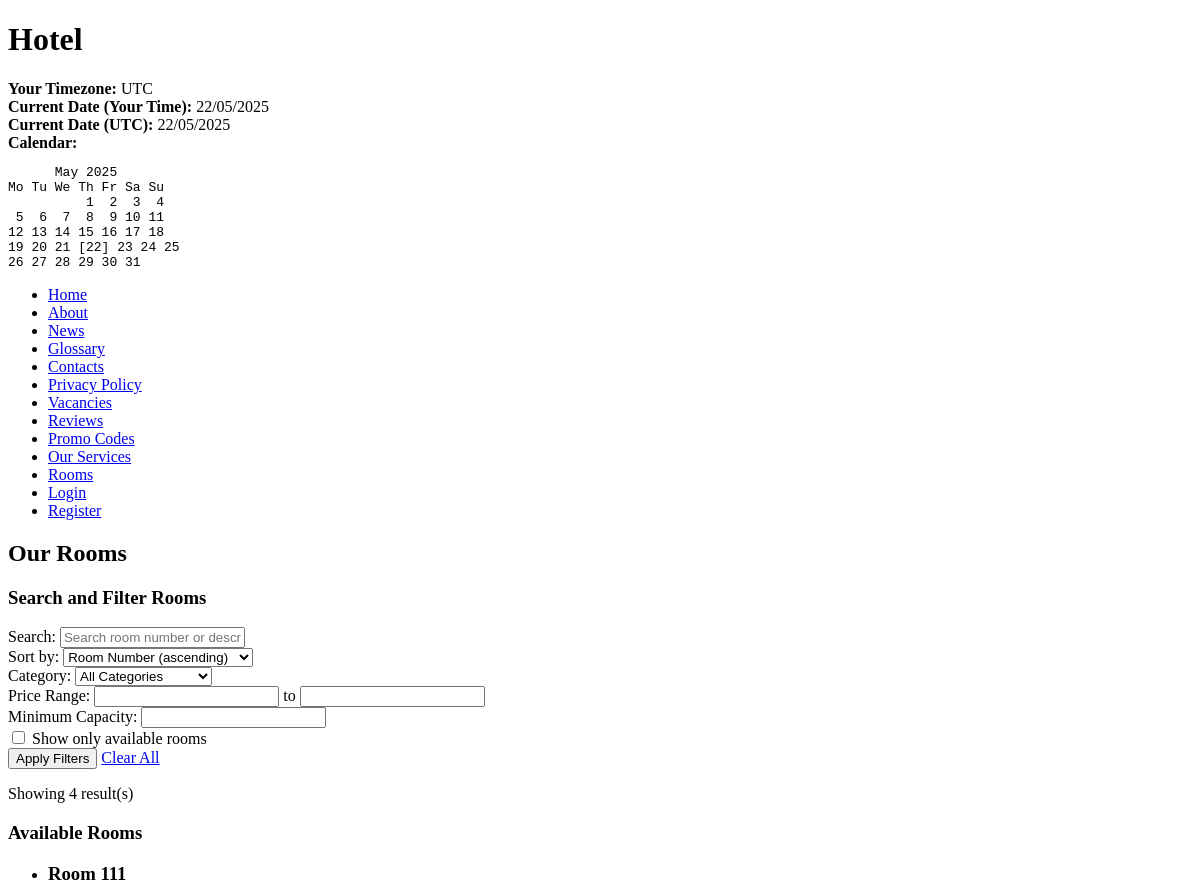
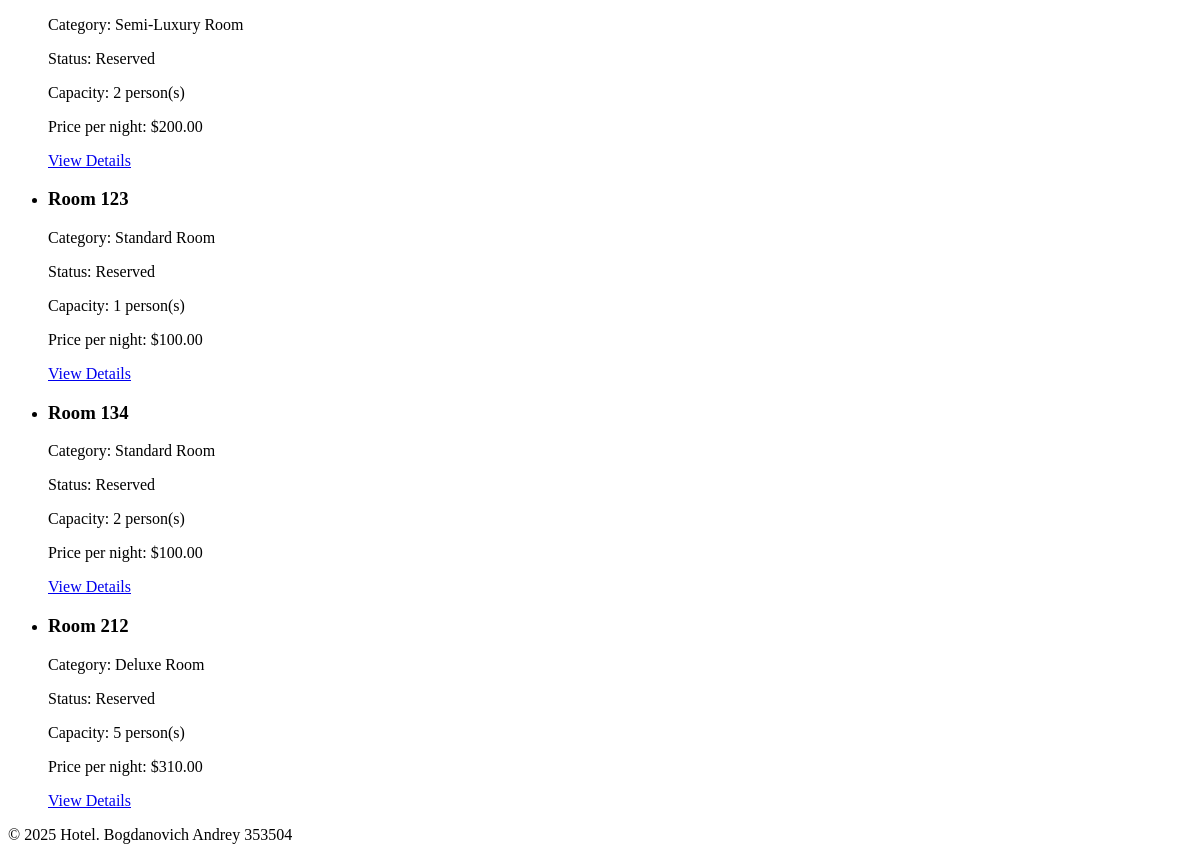
The app's page /rooms/, older data (2 pictures, top to bottom).
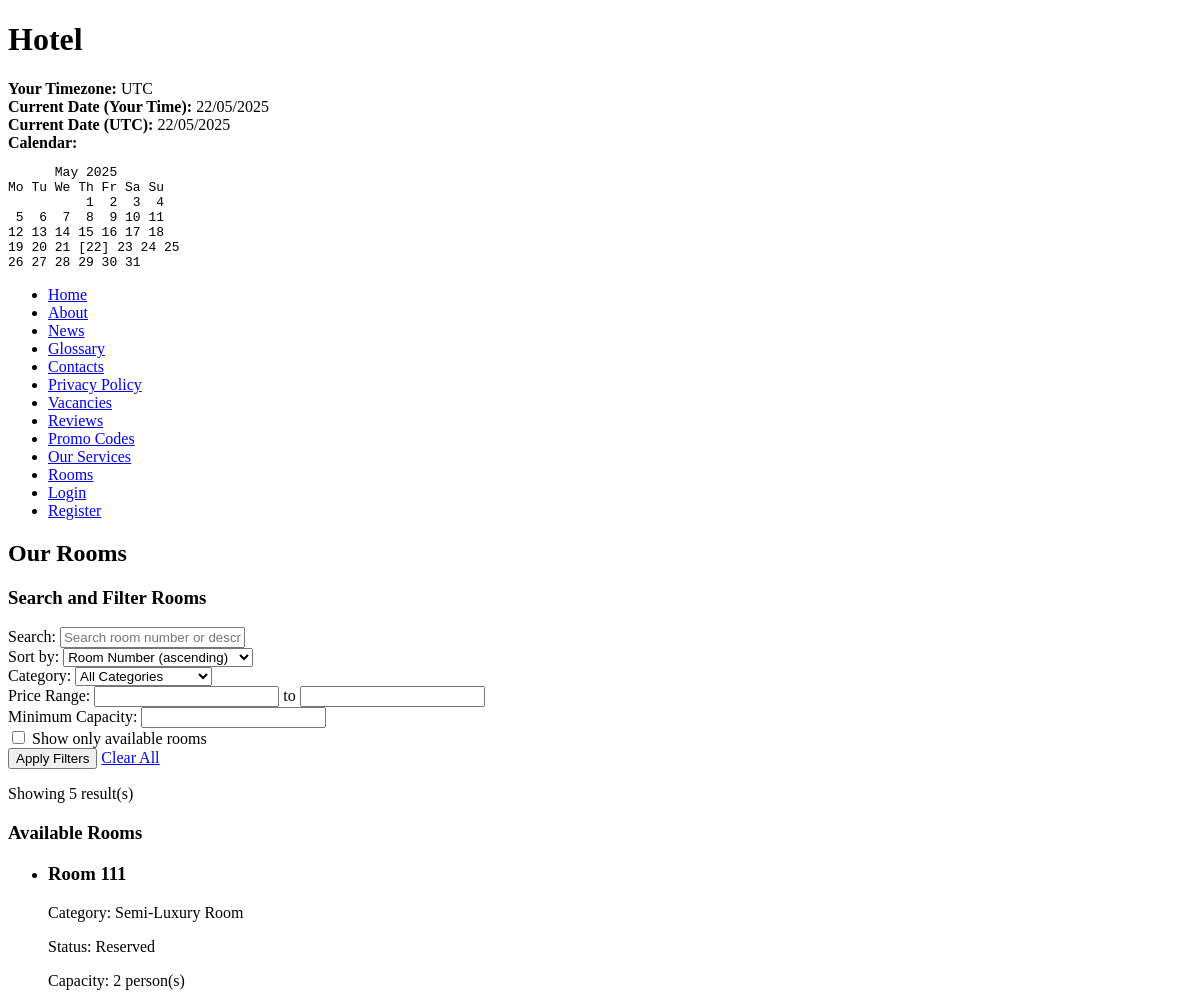
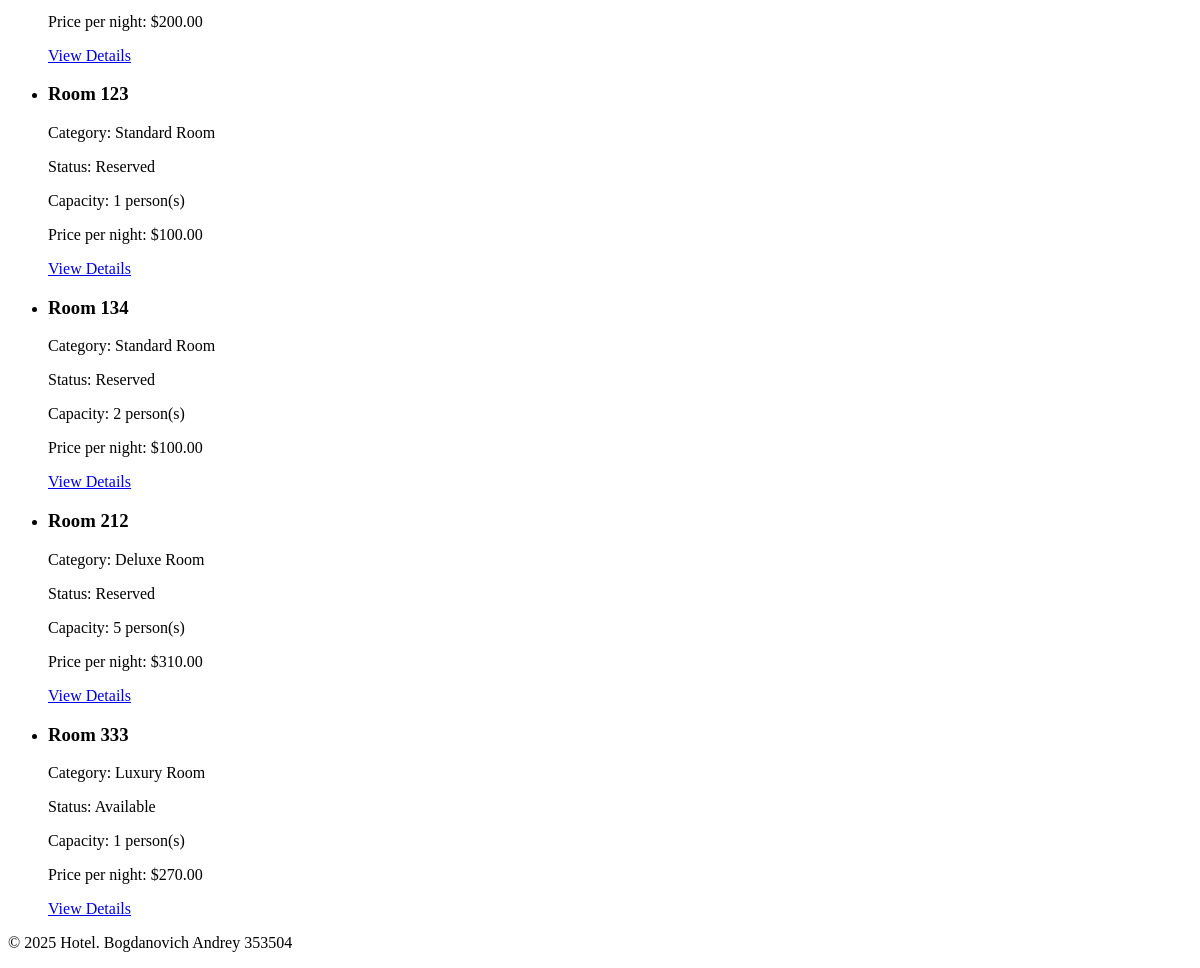
The same page, newer data (2 pictures, top to bottom).
### hotel/models.py (models this page shows, shortened)
class Room(models.Model):
    ROOM_STATUS = [
        ('available', 'Available'),
        ('occupied', 'Occupied'),
        ('maintenance', 'Under Maintenance'),
        ('reserved', 'Reserved'),
    ]
    room_number = models.CharField(max_length=10, unique=True)
    category = models.ForeignKey(RoomCategory, on_delete=models.CASCADE, related_name='rooms')
    status = models.CharField(max_length=15, choices=ROOM_STATUS, default='available')
    capacity = models.PositiveSmallIntegerField(default=1)
    description = models.TextField(blank=True, null=True)

class RoomCategory(models.Model):
    name = models.CharField(max_length=50)
    description = models.TextField()
    base_price = models.DecimalField(max_digits=10, decimal_places=2)
    amenities = models.ManyToManyField('Amenity', related_name='room_categories', blank=True)
    class Meta:
        verbose_name_plural = "Room Categories"
    def __str__(self):
        return self.name

### hotel/views.py (the view)
# urls.py: re_path(r'^rooms/$', views.RoomListView.as_view(), name='room_list'),
class RoomListView(ListView):
    model = Room
    template_name = 'hotel/room_list.html'
    context_object_name = 'rooms'
    def get_queryset(self):
        queryset = Room.objects.all()
        form = RoomFilterForm(self.request.GET)
        if form.is_valid():
            if form.cleaned_data.get('category'):
                queryset = queryset.filter(category=form.cleaned_data['category'])
            if form.cleaned_data.get('min_price'):
                queryset = queryset.filter(category__base_price__gte=form.cleaned_data['min_price'])
            if form.cleaned_data.get('max_price'):
                queryset = queryset.filter(category__base_price__lte=form.cleaned_data['max_price'])
            if form.cleaned_data.get('capacity'):
                queryset = queryset.filter(capacity__gte=form.cleaned_data['capacity'])
            if form.cleaned_data.get('available_only'):
                queryset = queryset.filter(status='available')
            search_query = form.cleaned_data.get('search')
            if search_query:
                queryset = queryset.filter(
                    Q(room_number__icontains=search_query) |
                    Q(description__icontains=search_query) |
                    Q(category__name__icontains=search_query)
                )
            sort_by = form.cleaned_data.get('sort_by')
            if sort_by:
                queryset = queryset.order_by(sort_by)
            else:
                queryset = queryset.order_by('room_number')
        return queryset
    def get_context_data(self, **kwargs):
        context = super().get_context_data(**kwargs)
        context['categories'] = RoomCategory.objects.all()
        context['is_staff'] = self.request.user.is_staff or self.request.user.is_superuser
        context['filter_form'] = RoomFilterForm(self.request.GET)
        context['min_room_price'] = RoomCategory.objects.aggregate(Min('base_price'))['base_price__min'] or 0
        context['max_room_price'] = RoomCategory.objects.aggregate(Max('base_price'))['base_price__max'] or 1000
        return context

### hotel/templates/hotel/room_list.html (shortened to what this page needs)
{% extends "hotel/base.html" %}
{% block content %}
    <h2>Our Rooms</h2>
    <div class="filter-container">
        <h3>Search and Filter Rooms</h3>
        <form method="get" action="{% url 'hotel:room_list' %}">
            <div class="form-group">
                <label for="id_search">Search:</label>
                {{ filter_form.search }}
            </div>
            <div class="form-group">
                <label for="id_sort_by">Sort by:</label>
                {{ filter_form.sort_by }}
            </div>
            <div class="form-group">
                <label for="id_category">Category:</label>
                {{ filter_form.category }}
            </div>
            <div class="form-group">
                <label for="id_min_price">Price Range:</label>
                {{ filter_form.min_price }} to {{ filter_form.max_price }}
            </div>
            <div class="form-group">
                <label for="id_capacity">Minimum Capacity:</label>
                {{ filter_form.capacity }}
            </div>
            <div class="form-group">
                {{ filter_form.available_only }}
                <label for="id_available_only">Show only available rooms</label>
            </div>
            <button type="submit">Apply Filters</button>
            <a href="{% url 'hotel:room_list' %}">Clear All</a>
        </form>
    </div>
    <div class="results-summary">
        <p>Showing {{ rooms|length }} result(s)</p>
    </div>
    {% if rooms %}
        <div class="room-list">
            <h3>Available Rooms</h3>
            <ul>
                {% for room in rooms %}
                    <li>
                        <h3>Room {{ room.room_number }}</h3>
                        <p>Category: {{ room.category.name }}</p>
                        <p>Status: {{ room.get_status_display }}</p>
                        <p>Capacity: {{ room.capacity }} person(s)</p>
                        <p>Price per night: ${{ room.category.base_price }}</p>
                        <div>
                            <a href="{% url 'hotel:room_detail' room.pk %}">View Details</a>
                        </div>
                    </li>
                {% endfor %}
            </ul>
        </div>
    {% else %}
        <p>No rooms match your search criteria.</p>
    {% endif %}
{% endblock %}

Row changes from the older to the newer data that the page shows:
added Room: room_number "333", category.name "Luxury Room", status "Available", capacity "1", category.base_price "270.00"
Text that changed along with them:
{{ rooms|length }}: "4" → "5"
